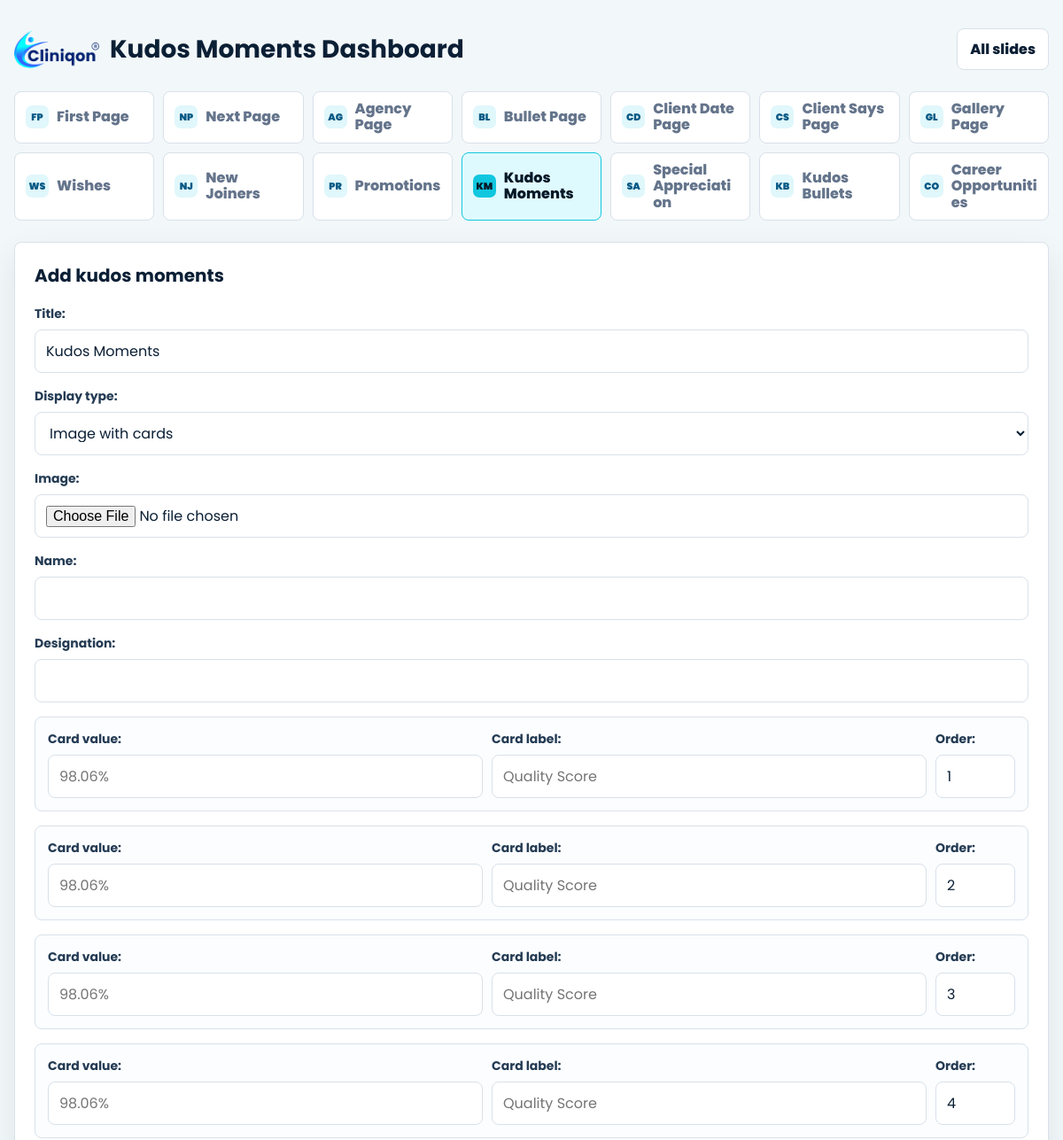
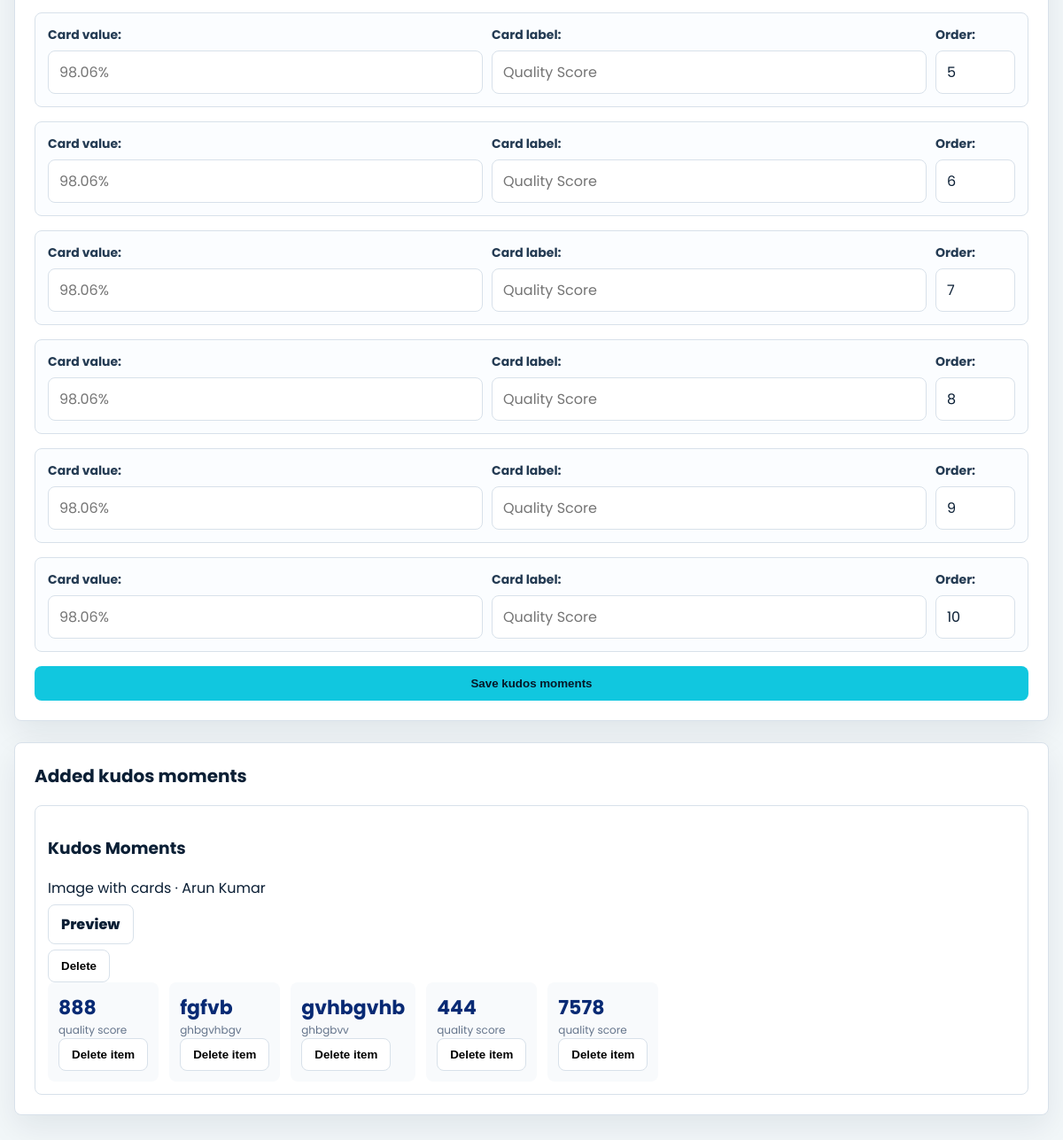
Page /kudos-moments/ on the committed database (2 pictures, top to bottom).
### decks/models.py (models this page shows, shortened)
class KudosMomentPage(models.Model):
    CARDS_ONLY = "cards_only"
    IMAGE_WITH_CARDS = "image_with_cards"
    DISPLAY_CHOICES = [
        (CARDS_ONLY, "Cards only"),
        (IMAGE_WITH_CARDS, "Image with cards"),
    ]
    title = models.CharField(max_length=200, default="Kudos Moments")
    display_type = models.CharField(max_length=30, choices=DISPLAY_CHOICES, default=IMAGE_WITH_CARDS)
    image = models.ImageField(upload_to="kudos_moments/", blank=True)
    name = models.CharField(max_length=200, blank=True, default="")
    designation = models.CharField(max_length=200, blank=True, default="")
    created_at = models.DateTimeField(auto_now_add=True)
    class Meta:
        ordering = ["-created_at"]
        verbose_name = "kudos moment page"
        verbose_name_plural = "kudos moment pages"

class KudosMomentCard(models.Model):
    page = models.ForeignKey(KudosMomentPage, related_name="cards", on_delete=models.CASCADE)
    value = models.CharField(max_length=30)
    label = models.CharField(max_length=100)
    order = models.PositiveSmallIntegerField(default=1)
    class Meta:
        ordering = ["order"]
        verbose_name = "kudos moment card"
        verbose_name_plural = "kudos moment cards"

### decks/views.py (the view)
# urls.py: path("kudos-moments/", views.kudos_moments_dashboard, name="kudos_moments_dashboard"),
def kudos_moments_dashboard(request):
    page = None
    if request.method == "POST":
        form = KudosMomentPageForm(request.POST, request.FILES)
        if form.is_valid():
            page = form.save()
            seen_cards = []
            ids = request.POST.getlist("kudos_card_id")
            values = request.POST.getlist("kudos_card_value")
            labels = request.POST.getlist("kudos_card_label")
            orders = request.POST.getlist("kudos_card_order")
            for index in range(10):
                card_id = ids[index] if index < len(ids) else ""
                value = values[index].strip() if index < len(values) else ""
                label = labels[index].strip() if index < len(labels) else ""
                order = orders[index] if index < len(orders) else index + 1
                card = KudosMomentCard(page=page)
                card.value = value
                card.label = label
                card.order = order or index + 1
                if card.value and card.label:
                    card.save()
                    seen_cards.append(card.pk)
            return redirect("kudos_moments_dashboard")
    else:
        form = KudosMomentPageForm()
    kudos_pages = KudosMomentPage.objects.prefetch_related("cards").all()
    kudos_card_rows = [None] * 10
    return render(
        request,
        "decks/kudos_moments_dashboard.html",
        {
            "form": form,
            "page": page,
            "kudos_card_rows": kudos_card_rows,
            "kudos_pages": kudos_pages,
            "active_menu": "kudos_moments",
        },
    )

### decks/forms.py
class KudosMomentPageForm(forms.ModelForm):
    class Meta:
        model = KudosMomentPage
        fields = ["title", "display_type", "image", "name", "designation"]

### decks/templates/decks/kudos_moments_dashboard.html (shortened to what this page needs)
{% load static %}
<!DOCTYPE html>
<html lang="en">
<head>
</head>
<body>
    <main class="shell">
        {% include "decks/includes/dashboard_menu.html" with dashboard_title="Kudos Moments Dashboard" %}
        <div class="layout">
            <section class="panel">
                <h2 class="form-title">Add kudos moments</h2>
                <form method="post" enctype="multipart/form-data">
                    {% for field in form %}
                        <div class="field">{{ field.label_tag }}{{ field }}{{ field.errors }}</div>
                    {% endfor %}
                    {% for card in kudos_card_rows %}
                        <div class="card-row">
                            <div class="card-grid">
                                <div><label>Card value:</label><input type="text" name="kudos_card_value" value="{% if card %}{{ card.value }}{% endif %}" placeholder="98.06%"></div>
                                <div><label>Card label:</label><input type="text" name="kudos_card_label" value="{% if card %}{{ card.label }}{% endif %}" placeholder="Quality Score"></div>
                                <div><label>Order:</label><input type="number" name="kudos_card_order" min="1" max="10" value="{% if card %}{{ card.order }}{% else %}{{ forloop.counter }}{% endif %}"></div>
                            </div>
                        </div>
                    {% endfor %}
                    <button class="submit" type="submit">Save kudos moments</button>
                </form>
            </section>
            <section class="panel">
                <h2 class="preview-title">Added kudos moments</h2>
                {% for page in kudos_pages %}
                    <article class="preview-item">
                        <h3>{{ page.title }}</h3>
                        <p>{{ page.get_display_type_display }}{% if page.name %} · {{ page.name }}{% endif %}</p>
                        <p><a class="view-link" href="{% url 'kudos_moments_view_detail' page.id %}">Preview</a></p>
                        <form method="post" action="{% url 'delete_page_item' 'kudos-moments' page.id %}" onsubmit="return confirm('Delete this saved slide?');">
                            <button class="view-link" type="submit">Delete</button>
                        </form>
                        <div class="preview-grid">
                            {% for card in page.cards.all %}
                                <div class="preview-card">
                                    <strong>{{ card.value }}</strong>
                                    <span>{{ card.label }}</span>
                                    <form method="post" action="{% url 'delete_child_item' 'kudos-moment-card' card.id %}" onsubmit="return confirm('Delete this kudos card?');">
                                        <button class="view-link" type="submit">Delete item</button>
                                    </form>
                                </div>
                            {% endfor %}
                        </div>
                    </article>
                {% empty %}
                    <p>No kudos moments added yet.</p>
                {% endfor %}
            </section>
        </div>
    </main>
</body>
</html>

### decks/templates/decks/kudos_moments_dashboard.html (style rules this page uses)
:root { --ink:#0b1f35; --muted:#64748b; --line:#d8e1ea; --accent:#11c7df; --panel:#fff; --wash:#f2f7f9; }
* { box-sizing: border-box; }
body { margin:0; min-height:100vh; color:var(--ink); background:var(--wash); font-family:"Poppins", Arial, sans-serif; }
a { color:inherit; }
.shell { width:min(1180px, calc(100% - 32px)); margin:0 auto; padding:32px 0; }
.view-link,.menu a { border:1px solid var(--line); border-radius:8px; padding:10px 14px; text-decoration:none; background:#fff; font-weight:800; }
.layout { display:grid; grid-template-columns:1fr; gap:24px; }
.panel { border:1px solid var(--line); border-radius:8px; background:var(--panel); padding:22px; box-shadow:0 14px 36px rgba(11,31,53,.08); }
.form-title,.preview-title { margin:0 0 18px; font-size:20px; }
.field,.card-row { margin-bottom:16px; }
label { display:block; margin-bottom:7px; color:#243b53; font-size:14px; font-weight:700; }
input,select { width:100%; border:1px solid var(--line); border-radius:8px; padding:11px 12px; color:var(--ink); background:#fff; font:inherit; }
.card-row { border:1px solid var(--line); border-radius:8px; padding:14px; background:#fbfdff; }
.card-grid { display:grid; grid-template-columns:1fr 1fr 90px; gap:10px; }
.submit { width:100%; border:0; border-radius:8px; padding:12px 14px; color:#061827; background:var(--accent); font-weight:800; cursor:pointer; }
.preview-item { border:1px solid var(--line); border-radius:8px; padding:14px; background:#fff; }
.preview-grid { display:flex; gap:12px; flex-wrap:wrap; }
.preview-card { min-width:120px; border-radius:8px; padding:12px; background:#f8fafc; }
.preview-card strong,.preview-card span { display:block; }
.preview-card strong { font-size:22px; color:#082a74; }
.preview-card span { font-size:12px; color:var(--muted); }

### rows in the picture
KudosMomentPage: title "Kudos Moments", display_type "Image with cards", name "Arun Kumar"
KudosMomentCard: value "888", label "quality score"
KudosMomentCard: value "fgfvb", label "ghbgvhbgv"
KudosMomentCard: value "gvhbgvhb", label "ghbgbvv"
KudosMomentCard: value "444", label "quality score"
KudosMomentCard: value "7578", label "quality score"

### other values in the picture
{{ dashboard_title }} "Kudos Moments Dashboard"
{{ field.label_tag }} "Title:" "Display type:" "Image:" "Name:" "Designation:"
